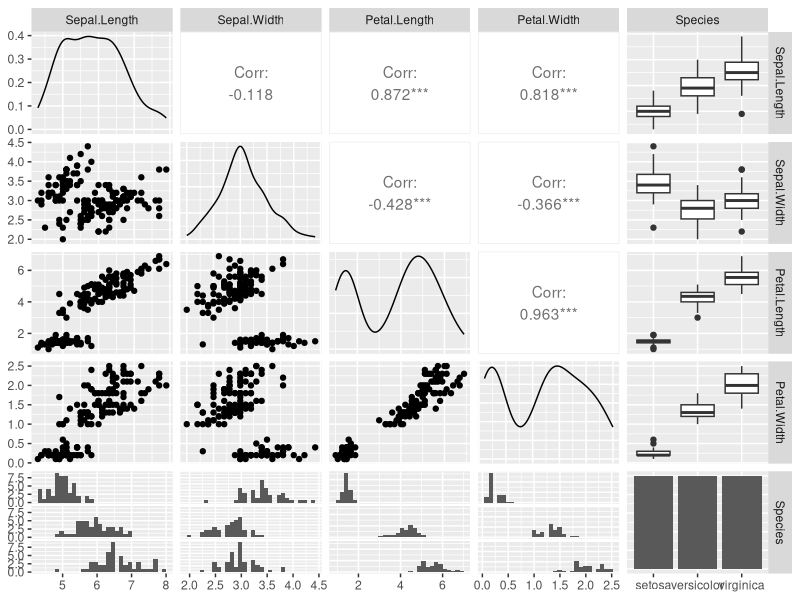
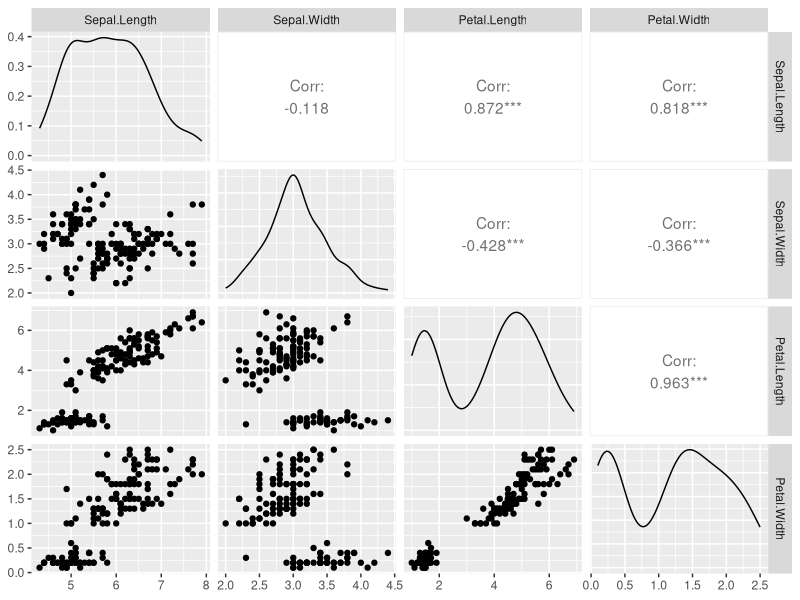
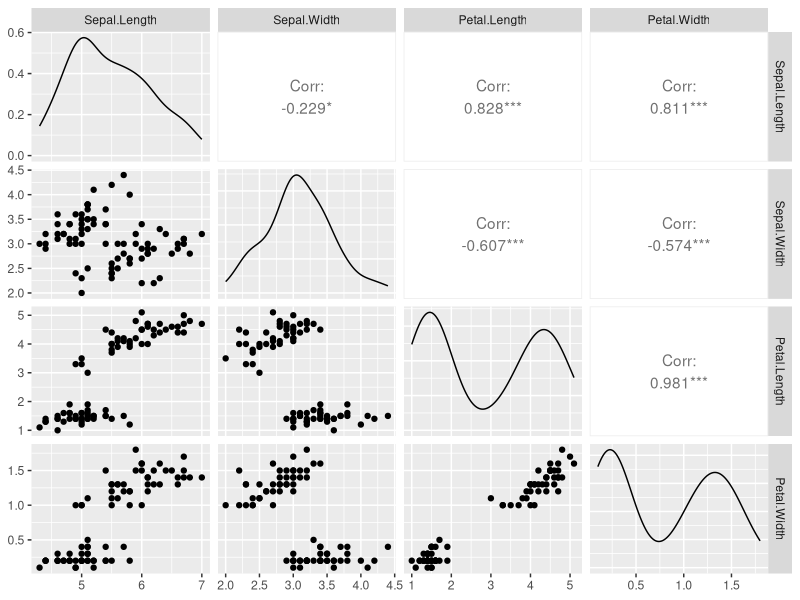
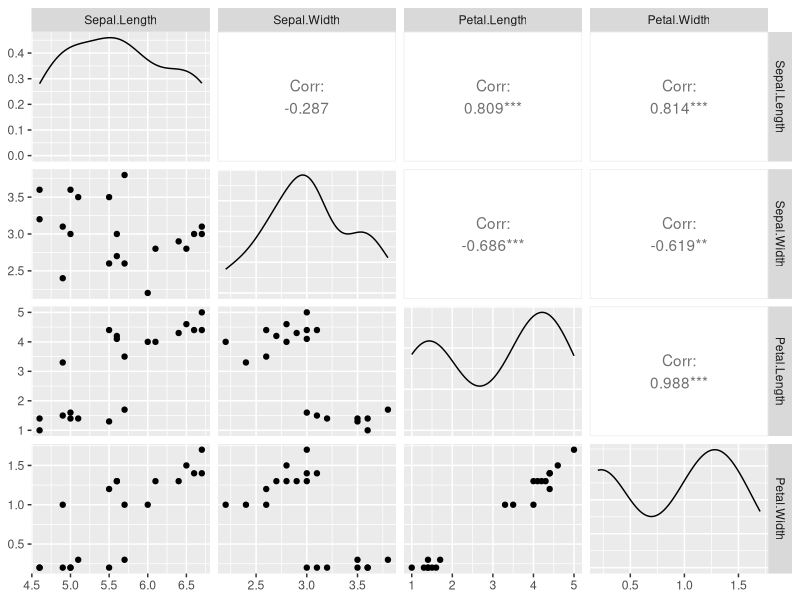

The R script that drew these images, in order:
library(datasets)
str(iris)
install.packages("ggplot2")
install.packages("GGally")
library(ggplot2)
library(GGally)

ggpairs(iris)
ggpairs(iris,columns = 1:4)

ir_data<-iris[,1:4]
ir_data<-ir_data[1:100,]
set.seed(100)

train_v<-sample(1:100,80,replace=FALSE,prob=NULL)
test_v<-sample(1:100,20,replace=FALSE,prob=NULL)

train<-ir_data[train_v,]
test<-ir_data[test_v,]

ggpairs(train)
ggpairs(test)
